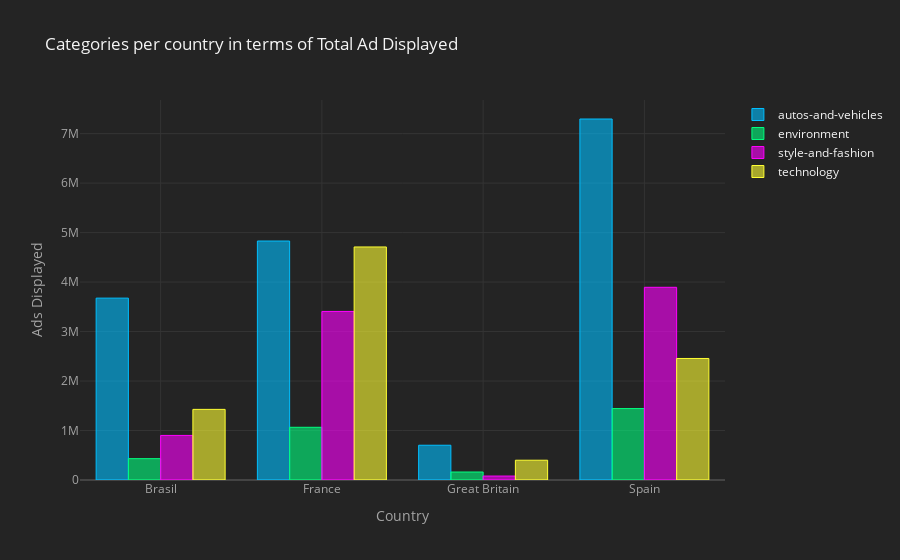

Here is the notebook cell this chart was saved with:
### Markdown cell above
##### 💡The Supply in Environment is low in general. Altough, in France, the top supply category is Style, with Vehicles and Tech having also importance. In Great Britain, the distribution is similar to France but Style has the lowest volume of supply. Spain has a lot of Supply in general, focused in Style (20M) which almost doubles Vehicles supply (11M)

### Code cell
aux_1_2_2 = df.groupby(['Country', 'pageCategory']).agg({'ClientAdImpression':'sum'})
aux_1_2_2 = pd.pivot_table(aux_1_2_2, values='ClientAdImpression',index=['Country'],columns='pageCategory')
aux_1_2_2.iplot(kind='bar', color=['deepskyblue','springgreen','magenta','yellow'],
        xTitle='Country', yTitle='Ads Displayed',
        title= 'Categories per country in terms of Total Ad Displayed')

### Figure 1 — Plotly figure (JSON) as saved in the notebook; plotly's stock layout.template omitted (floating-point values rounded to 4 significant figures)
{"data": [{"marker": {"color": "rgba(0, 191, 255, 0.6)", "line": {"color": "rgba(0, 191, 255, 1.0)", "width": 1}}, "name": "autos-and-vehicles", "orientation": "v", "text": "", "type": "bar", "x": ["Brasil", "France", "Great Britain", "Spain"], "y": [3675151, 4829175, 702398, 7295025]}, {"marker": {"color": "rgba(0, 255, 127, 0.6)", "line": {"color": "rgba(0, 255, 127, 1.0)", "width": 1}}, "name": "environment", "orientation": "v", "text": "", "type": "bar", "x": ["Brasil", "France", "Great Britain", "Spain"], "y": [431379, 1065249, 161023, 1443539]}, {"marker": {"color": "rgba(255, 0, 255, 0.6)", "line": {"color": "rgba(255, 0, 255, 1.0)", "width": 1}}, "name": "style-and-fashion", "orientation": "v", "text": "", "type": "bar", "x": ["Brasil", "France", "Great Britain", "Spain"], "y": [900656, 3405929, 79543, 3894054]}, {"marker": {"color": "rgba(255, 255, 51, 0.6)", "line": {"color": "rgba(255, 255, 51, 1.0)", "width": 1}}, "name": "technology", "orientation": "v", "text": "", "type": "bar", "x": ["Brasil", "France", "Great Britain", "Spain"], "y": [1427011, 4709186, 399804, 2455690]}], "layout": {"legend": {"bgcolor": "#242424", "font": {"color": "#F4F4F4"}}, "paper_bgcolor": "#242424", "plot_bgcolor": "#242424", "title": {"font": {"color": "#F4F4F4"}, "text": "Categories per country in terms of Total Ad Displayed"}, "xaxis": {"gridcolor": "#343434", "showgrid": true, "tickfont": {"color": "#A4A4A4"}, "title": {"font": {"color": "#A4A4A4"}, "text": "Country"}, "zerolinecolor": "#444444"}, "yaxis": {"gridcolor": "#343434", "showgrid": true, "tickfont": {"color": "#A4A4A4"}, "title": {"font": {"color": "#A4A4A4"}, "text": "Ads Displayed"}, "zerolinecolor": "#444444"}}}
